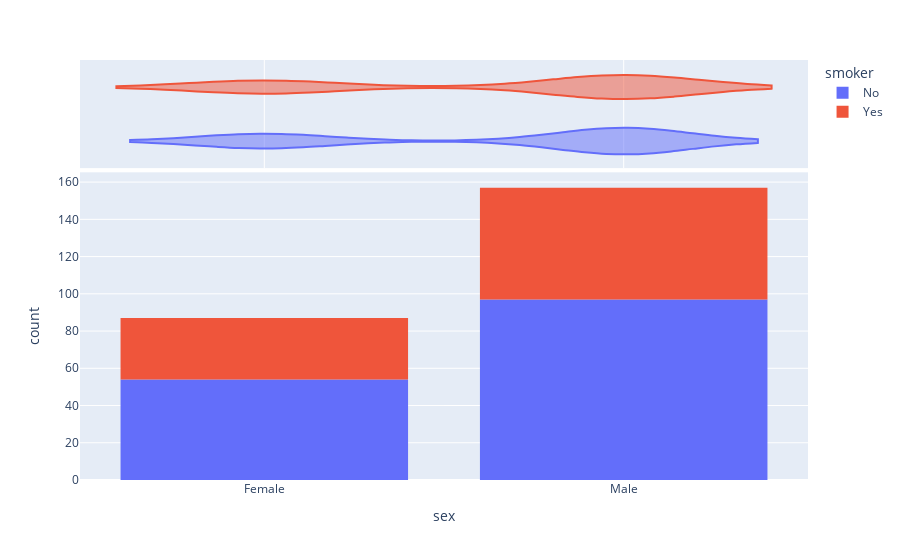

Here is the notebook cell this chart was saved with:
### Markdown cell above
The distplots in plotly python combines various statistical distribution such as histograms, violin plot, box plot etc in the same plot. To Create a distplots in plotly python, we can either use the px.histogram function from plotly express or use the create_distplot from the plotly figure_factory.

### Code cell
import plotly.express as px
fig = px.histogram(tips, x="sex", color="smoker",
                   marginal="violin")
fig.show()

### Figure 1 — Plotly figure (JSON) as saved in the notebook; plotly's stock layout.template omitted (floating-point values rounded to 4 significant figures; data arrays with more than 128 entries replaced by an {"elided": "..."} marker saying what was removed)
{"data": [{"alignmentgroup": "True", "bingroup": "x", "hovertemplate": "smoker=No<br>sex=%{x}<br>count=%{y}<extra></extra>", "legendgroup": "No", "marker": {"color": "#636efa", "pattern": {"shape": ""}}, "name": "No", "offsetgroup": "No", "orientation": "v", "showlegend": true, "type": "histogram", "x": {"elided": "151 str values"}, "xaxis": "x", "yaxis": "y"}, {"alignmentgroup": "True", "hovertemplate": "smoker=No<br>sex=%{x}<extra></extra>", "legendgroup": "No", "marker": {"color": "#636efa"}, "name": "No", "offsetgroup": "No", "scalegroup": "x", "showlegend": false, "type": "violin", "x": {"elided": "151 str values"}, "xaxis": "x2", "yaxis": "y2"}, {"alignmentgroup": "True", "bingroup": "x", "hovertemplate": "smoker=Yes<br>sex=%{x}<br>count=%{y}<extra></extra>", "legendgroup": "Yes", "marker": {"color": "#EF553B", "pattern": {"shape": ""}}, "name": "Yes", "offsetgroup": "Yes", "orientation": "v", "showlegend": true, "type": "histogram", "x": ["Male", "Male", "Male", "Male", "Male", "Male", "Female", "Male", "Female", "Female", "Male", "Male", "Male", "Male", "Female", "Female", "Male", "Male", "Male", "Male", "Female", "Female", "Female", "Female", "Male", "Male", "Male", "Female", "Male", "Female", "Female", "Female", "Male", "Male", "Male", "Male", "Male", "Male", "Male", "Male", "Female", "Male", "Male", "Male", "Male", "Male", "Male", "Female", "Male", "Female", "Male", "Male", "Female", "Male", "Male", "Male", "Male", "Female", "Female", "Male", "Male", "Female", "Female", "Female", "Male", "Female", "Male", "Male", "Male", "Female", "Male", "Male", "Female", "Female", "Female", "Male", "Male", "Male", "Female", "Male", "Female", "Male", "Male", "Female", "Female", "Female", "Male", "Male", "Male", "Male", "Male", "Female", "Male"], "xaxis": "x", "yaxis": "y"}, {"alignmentgroup": "True", "hovertemplate": "smoker=Yes<br>sex=%{x}<extra></extra>", "legendgroup": "Yes", "marker": {"color": "#EF553B"}, "name": "Yes", "offsetgroup": "Yes", "scalegroup": "x", "showlegend": false, "type": "violin", "x": ["Male", "Male", "Male", "Male", "Male", "Male", "Female", "Male", "Female", "Female", "Male", "Male", "Male", "Male", "Female", "Female", "Male", "Male", "Male", "Male", "Female", "Female", "Female", "Female", "Male", "Male", "Male", "Female", "Male", "Female", "Female", "Female", "Male", "Male", "Male", "Male", "Male", "Male", "Male", "Male", "Female", "Male", "Male", "Male", "Male", "Male", "Male", "Female", "Male", "Female", "Male", "Male", "Female", "Male", "Male", "Male", "Male", "Female", "Female", "Male", "Male", "Female", "Female", "Female", "Male", "Female", "Male", "Male", "Male", "Female", "Male", "Male", "Female", "Female", "Female", "Male", "Male", "Male", "Female", "Male", "Female", "Male", "Male", "Female", "Female", "Female", "Male", "Male", "Male", "Male", "Male", "Female", "Male"], "xaxis": "x2", "yaxis": "y2"}], "layout": {"autosize": true, "barmode": "relative", "legend": {"title": {"text": "smoker"}, "tracegroupgap": 0}, "margin": {"t": 60}, "xaxis": {"anchor": "y", "autorange": true, "domain": [0, 1], "range": [-0.5128, 1.513], "title": {"text": "sex"}, "type": "category"}, "xaxis2": {"anchor": "y2", "autorange": true, "domain": [0, 1], "matches": "x", "range": [-0.5128, 1.513], "showgrid": true, "showticklabels": false, "type": "category"}, "yaxis": {"anchor": "x", "autorange": true, "domain": [0, 0.7326], "range": [0, 165.3], "title": {"text": "count"}}, "yaxis2": {"anchor": "x2", "autorange": true, "domain": [0.7426, 1], "matches": "y2", "range": [-0.5, 1.5], "showgrid": false, "showline": false, "showticklabels": false, "ticks": "", "type": "category"}}}
